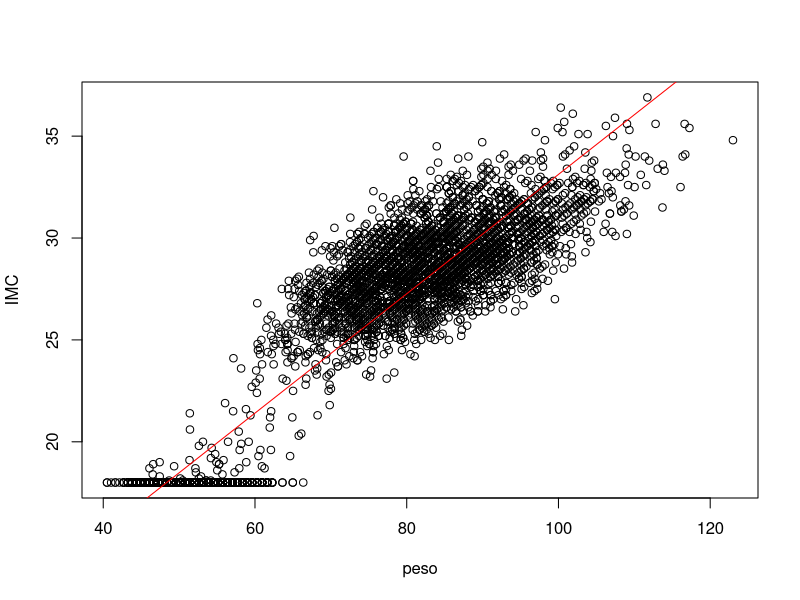
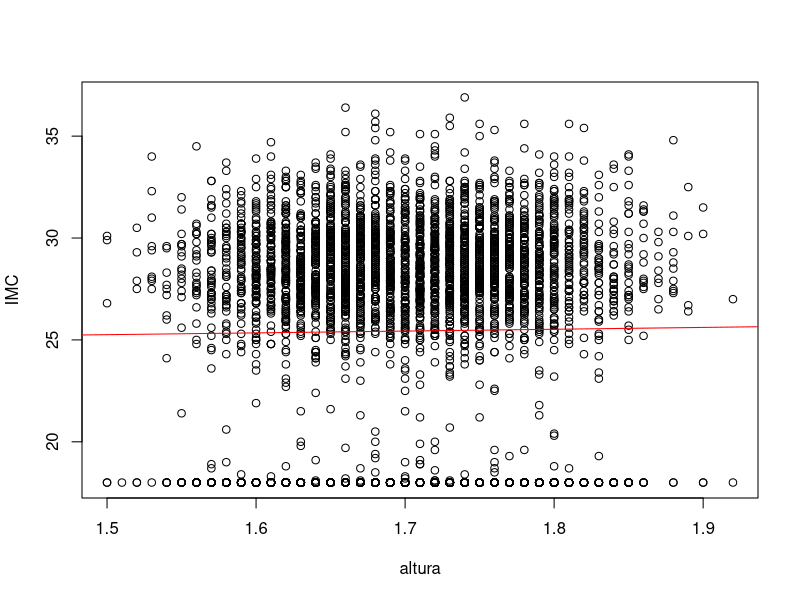
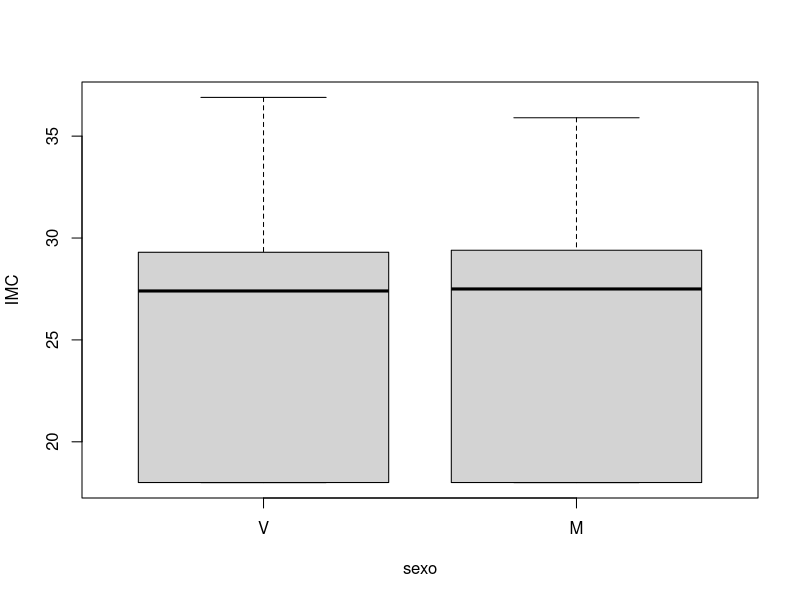
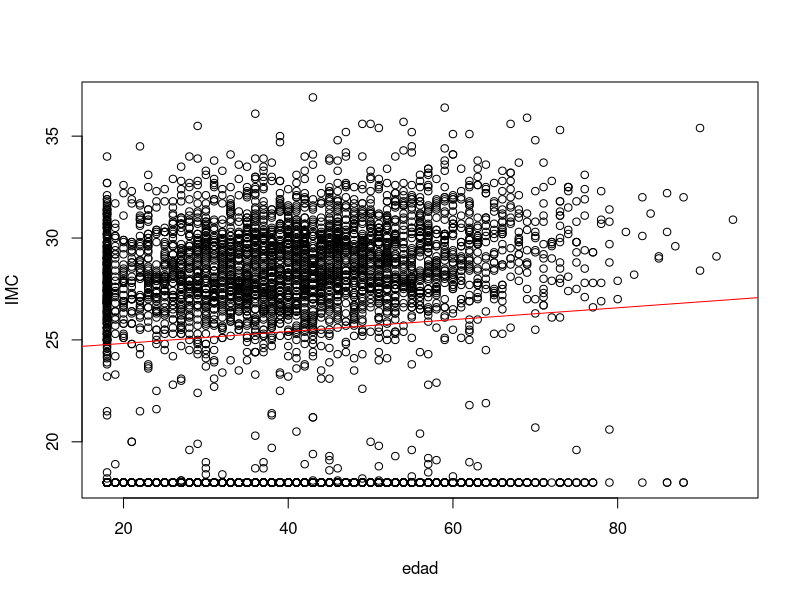
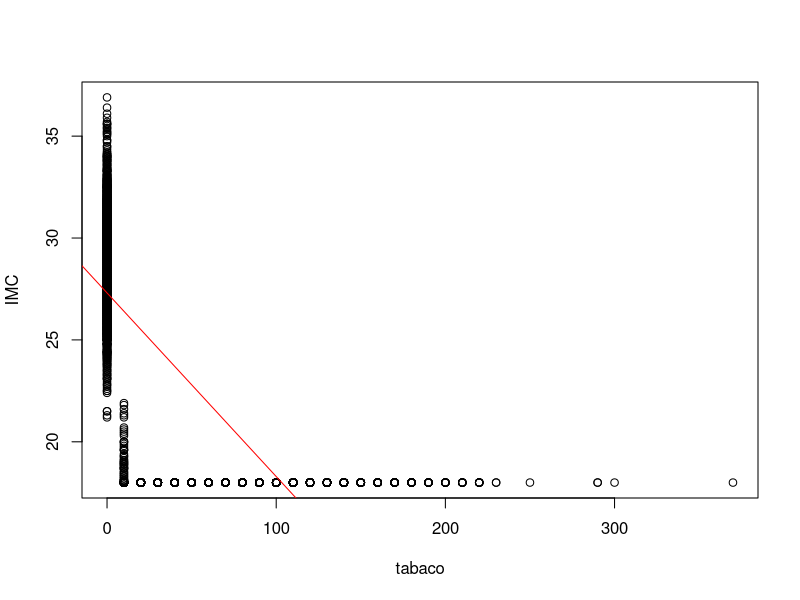
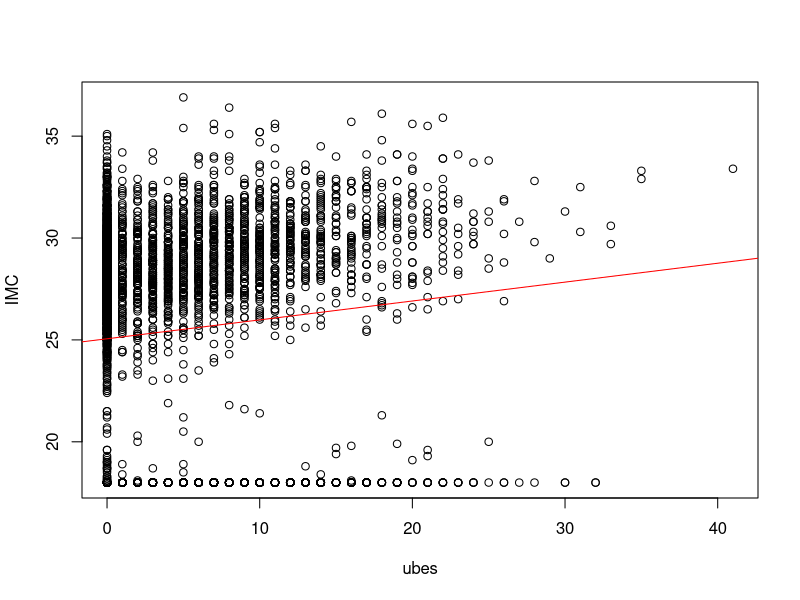
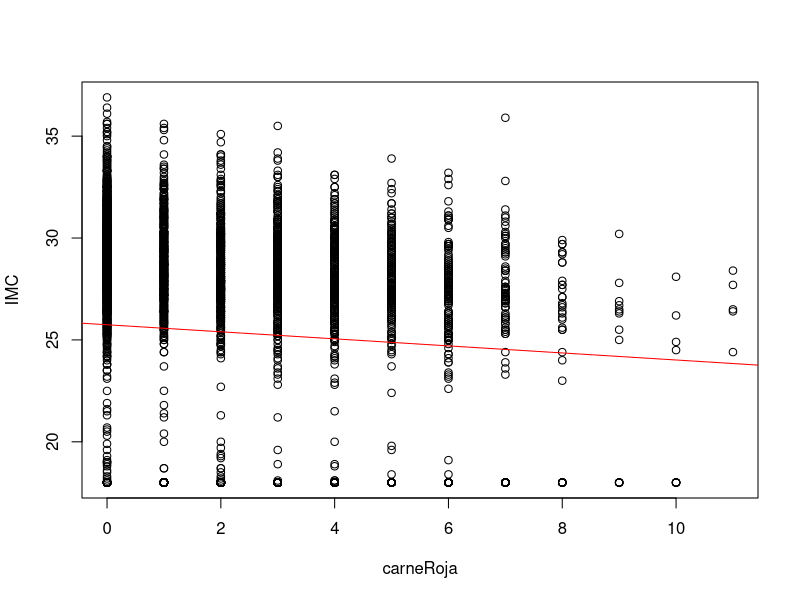
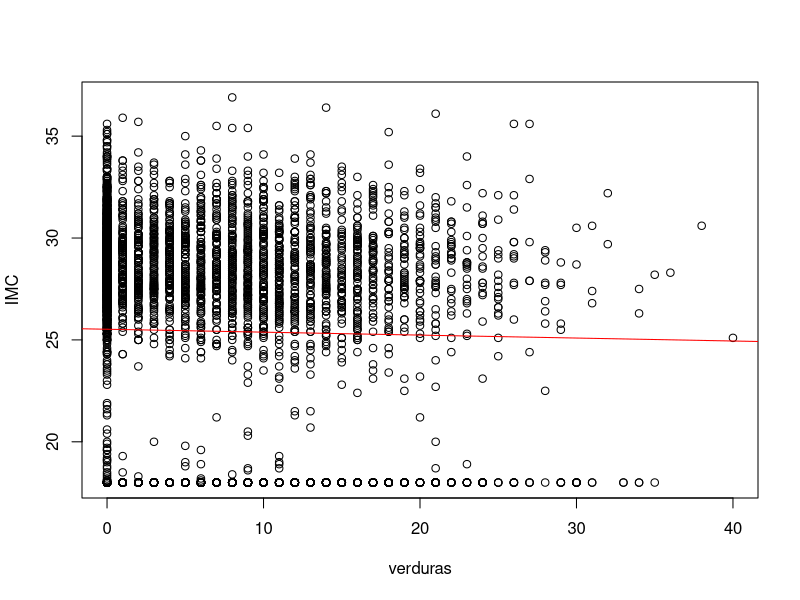

R code for these plots, in order:
# Importamos la libreria que utilizaremos para crear un tibble. Este es similar
# a read.csv pero añade nuevas funcionalidades.

library(tidyverse)
library(readr)
library(purrr)

# Para cargar el fichero usamos read_csv dando como parametros el nombre del archivo y col_types. Este último nos permite definir el tipo
# de dato que representa cada columno. En este caso hay algunas columnas que no representan datos numéricos sino que son datos
# cualitativos. A todos estos les pongo la propiedad col_factor(). Por ejemplo sexo representa un factor de dos niveles.

data <- read_csv("21425.csv", col_types=cols(.default=col_double(), sexo=col_factor(),
                                             dietaEsp=col_factor(), nivEstPad=col_factor(),
                                             nivEstudios=col_factor(), nivIngresos=col_factor()))

# Añadimos la columna IMC la cual representa el indice de masa corporal de cada individuo.

data$IMC <- data$peso/data$altura^2


# Eliminamos las filas que contengan algún NA en sus columnas. Este método omite todas las filas con algún NA.

data <- na.omit(data)

# Calculamos la media de todas las columnas numéricas.
# Para ello creamos un nuevo dataframe que filtre aquellas columnas que solo sean numéricas haciendo uso de la funcion keep
# importada de purrr

dfNumerico <- keep(data,is.numeric)
medias <- map_dbl(dfNumerico, mean)

# Calculamos la desviación tipica de cada columna numérica. Para ello partimos del df procesado con datos numéricos.
# "%>%" Nos permite pasar el resultado del calculo anterior a el como parametro al cálculo siguiente.
# De esta forma con el método summarise_all calcula lo definido en la función para todas las columnas del dataframe.
# Esto devuelve un dataframe que convertimos en un vector de resultados utilizando map_dbl y esta funcion específica.

desvTipicas <- dfNumerico %>% 
  summarise_all(function(x) sqrt(mean(x^2) - mean(x)^2)) %>%
  map_dbl(function(x) x)

# Calculamos los coeficientes de regresion y el coeficiente de determinación
# para las 12 regresiones lineales unidimensionales.

namesRegresiones <- names(data[4:15])

# Creo una funcion para calcular los ceficientes de regresión haciendo uso de la función lm y summary para obtener un resumen de
# las principales propiedades.

coefRegresion <- function(df,y,x){
  modelo <- lm(y ~ x, df)
  summary(modelo)$coefficients[2]
}

# Creo una función para obtener el R2 del modelo.

calcR2 <- function(df,y,x){
  modelo <- lm(y ~ x, df)
  summary(modelo)$r.squared
}

# Haciendo uso de map_dbl puedo calcular una funcion para cada  elemento de un vector
# siendo este el dado como parametro .x
# Es este caso calculo el coeficiente de regresión para todos los valores del vector
# namesRegresiones y los guardo en un vector llamado coeficientes.

coeficientes <- map_dbl(namesRegresiones, ~ coefRegresion(data,data$IMC, data[[.]]))

# De igual forma calculamos el R2 de cada valor del vector namesRegresiones.

valoresR2 <- map_dbl(namesRegresiones, ~ calcR2(data,data$IMC, data[[.]]))

# Creamos una función que nos devuelva una lista con el nombre de las variables
# "x", "y" y el modelo. esta lista la utilizremos para crear los plots con mayor facilidad

linearAdjust <- function(df, y, x) {
  list(x=x, y=y, mod=lm(str_c(y, "~", x), df))
}

# Creamos una función para crear el plot o el boxplot correspondiente y guardarlo
# en la ubicación definida.
# Si el valor del elemento es numérico se realizará un plot. En otro caso un boxplot.
# abline crea una recta en el plot que representa la recta de regresión.

dibujarModelos <- function(mod) {
  jpeg(str_c("./Imagenes/", mod$x, ".jpeg"))
  
  if (is.numeric(data[[mod$x]])) {
    plot(data[[mod$x]], data[[mod$y]], xlab=mod$x, ylab=mod$y)
    abline(mod$mod, col="red")  
  }else{
    boxplot(formula=data[[mod$y]] ~ data[[mod$x]], xlab=mod$x, ylab=mod$y)
  }
  
  dev.off()
}

# A continuación utilizamos un map para realizar la funcion linearAdjust a todos
# las columnas del dataframe.

# mods <- names(data) %>% map(~linearAdjust(data, "IMC", .))
mods <- names(data) %>% map(~linearAdjust(data, "IMC", .))

# Utilizando el metodo walk para generar los graficos.

mods %>% walk(dibujarModelos)

# Separamos el dataframe en 3 sets distintos. Entrenamiento, test y validacion.
# Para ello creo una función que tome como parametros el dataframe y los porcentajes
# Haciendo uso de sample y setdiff creo muestras del dataframe con la longitud indicada.
# Por ultimo guardo los 3 subsets en una lista.

separarSets <- function(df, p1, p2) {
  rDf <- 1:nrow(df)
  rTrain <- sample(rDf, p1 * length(rDf))
  rResto  <- setdiff(rDf, rTrain)
  rTest <- sample(rResto, p2*length(rDf))
  rValid <- setdiff(rResto, rTest)
  
  list(train=df[rTrain,], test=df[rTest,], valid=df[rValid,])  
}

setsSeparados <- separarSets(data,.6,.2)

# Nuestra función estrella que calcula el mejor ajuste lineal

encontrarMejorAjuste <- function(dfTrain, dfTest, varPos) {
  
}

encontrarMejorAjuste(setsSeparados$train, setsSeparados$test, "IMC")





























